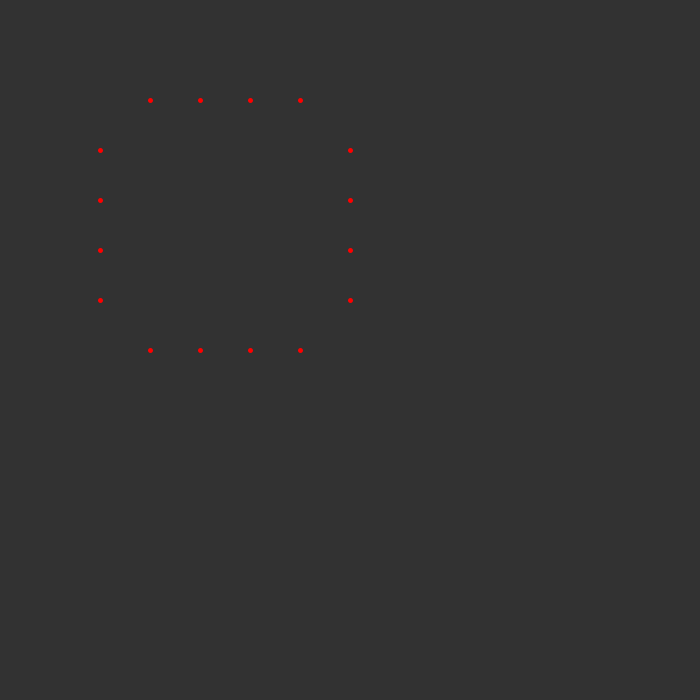
Frame 1 (no input)
Frame 60 (the mouse pressed at the canvas centre just before this capture): identical to frame 1, image omitted
Frame 120 (the mouse held since frame 60 and released just before this capture): identical to frame 1, image omitted

The Processing sketch that drew this single still picture (run headless with seeded random() and noise(); from frame 60 on, the mouse is pressed at the canvas centre):

// Processing sketch: hachure
// ── hachure.pde
HatchingTile h;

float angulo = 0;
float lado = 250;

void setup() {
  size(700,700);
  h = new HatchingTile(new PVector(0,0), lado, 1);
  
}


void draw() {
  background(50); 
  noFill();
  stroke(255);
  
  translate(100,100);
  
  //int qty = 5;
  //for (int i = 0; i < lado; i+=lado/qty) {
  //  for (int j = 0; j < lado; j+=lado/qty) {
  //    rect(i,j,lado/qty,lado/qty);
  //  }
  //} 
  
  strokeWeight(5);
  stroke(255,0,0);
  h.show();
  
  
}

// BACKLOG
// TODO #1: scale hatching. Limit stroke size
// TODO #2: fill shapes

// ── HatchingTile.pde
class HatchingTile {
 
  PVector position;
  float size;
  int value;
  ArrayList<Stroke> strokes;
  ArrayList<PVector> top;
  ArrayList<PVector> bottom;
  ArrayList<PVector> left;
  ArrayList<PVector> right;
  
  float baseWeight;

  final int strokeQty = 5;
  final float weightWhenSize100 = 3;
  
  HatchingTile(PVector p, float s, int v) {
    this.position = p;
    this.size = s;
    this.value = v;
    
    this.top = new ArrayList<PVector>();
    this.bottom = new ArrayList<PVector>();
    this.left = new ArrayList<PVector>();
    this.right = new ArrayList<PVector>();
    
    this.strokes = new ArrayList<Stroke>();
    this.baseWeight = this.size/100*this.weightWhenSize100;
    this.generate();
    
  }
  
  void show() {
    for (int i = 0; i < this.top.size(); i++) {
      point(this.top.get(i).x,this.top.get(i).y);  
      point(this.bottom.get(i).x,this.bottom.get(i).y);
      point(this.left.get(i).x,this.left.get(i).y);  
      point(this.right.get(i).x,this.right.get(i).y);
      
    }

  }
  
  void generate() {
    for (int i = 1; i < this.strokeQty; i++) {
      float strokeSpacing = this.size/this.strokeQty;
      PVector newTop = new PVector(this.position.x+i*strokeSpacing,this.position.y);
      this.top.add(newTop);
      PVector newBottom = new PVector(this.position.x+i*strokeSpacing,this.position.y+this.size);
      this.bottom.add(newBottom);
      PVector newLeft = new PVector(this.position.x,this.position.y+i*strokeSpacing);
      this.left.add(newLeft);
      PVector newRight = new PVector(this.position.x+this.size,this.position.y+i*strokeSpacing);
      this.right.add(newRight);
    }



  }
  
}

// ── Stroke.pde
class Stroke {
  
  PVector p1;
  PVector p2;
  float weight;
  
  Stroke(PVector p1, PVector p2, float wB) {
    this.p1 = new PVector(p1.x + random(-1,1),p1.y + random(-1,1));
    this.p2 = new PVector(p2.x + random(-1,1),p2.y + random(-1,1));
    this.weight = wB + random(-0.2,0.2);
  }
  
  void show() {
    strokeWeight(this.weight);
    line(this.p1.x,this.p1.x,this.p2.x,this.p2.y);
  }
  
}
